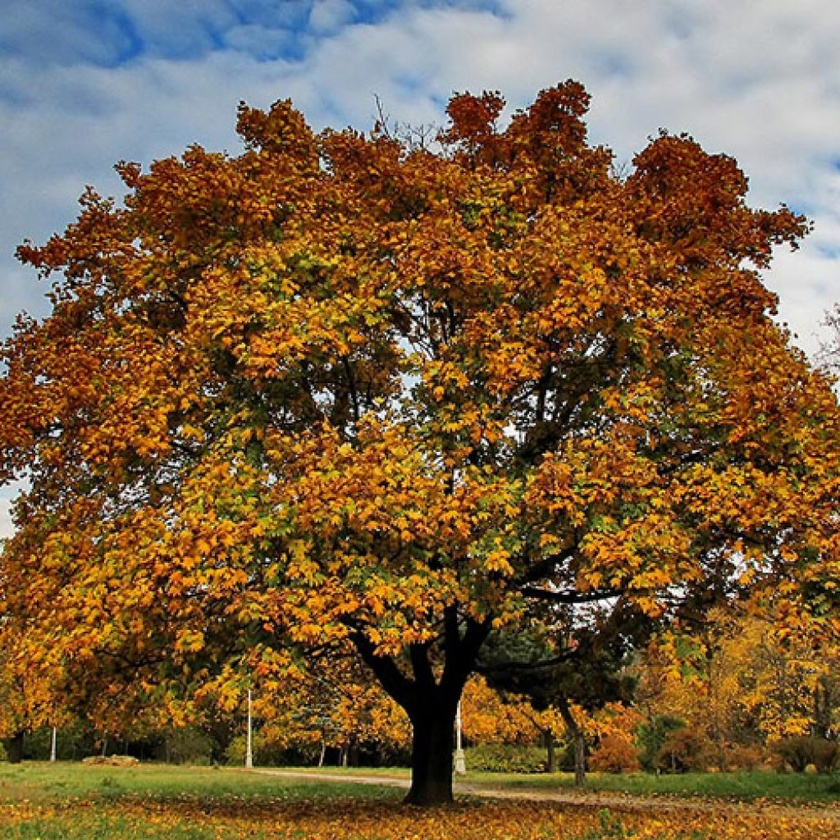
#> input picture task2/Photo1.jpg, 840 x 840 px, shrunk from 1024 x 1024 before the run
$ python swap.py
#> lines starting #> are read from the running program, lines starting #| are printed output that depends on the picture; after the words box and inside, x2 and y2 are one past the last pixel; in counts of white or black regions, pixels touching at a corner belong together
import argparse
from dataclasses import dataclass

import cv2
import numpy as np


# ============================================================
#  Константы и структуры данных
# ============================================================

@dataclass
class MaskParams:
    """
    Параметры пороговой маски в HSV.

    в OpenCV Hue лежит в диапазоне [0..179], Saturation/Value — [0..255].
    """
    h1: int
    h2: int
    s_min: int = 40
    v_min: int = 40


# ============================================================
#  Вспомогательные функции: ввод/вывод и безопасные преобразования
# ============================================================

def read_bgr(path: str) -> np.ndarray:
    """
    Считывает изображение с диска в формате BGR
    """
#> called with path = 'Photo1.jpg'
    img = cv2.imread(path, cv2.IMREAD_COLOR)
#> img is the input picture: shape (840, 840, 3); mean B, G, R 64.4, 95.1, 120.4
#> call 2 of read_bgr, with path = 'Photo2.jpg'
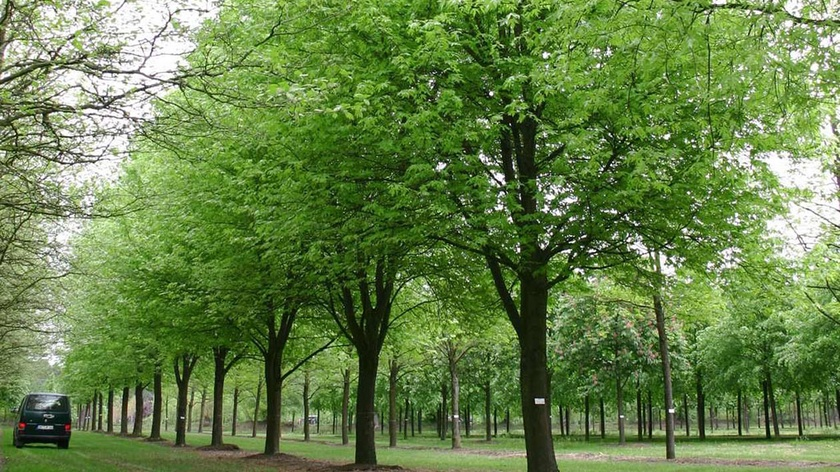
#> input picture task2/Photo2.jpg, 840 x 472 px, shrunk from 1024 x 576 before the run
#> in read_bgr, img is the input picture: shape (472, 840, 3); mean B, G, R 72.1, 129.3, 102.1
    if img is None:
        raise FileNotFoundError(f"Не удалось прочитать изображение: {path}")
    return img


def ensure_uint8(img: np.ndarray) -> np.ndarray:
    """
    Обрезает значения в [0..255] и приводит к uint8 (для сохранения изображений).
    """
    return np.clip(img, 0, 255).astype(np.uint8)


# ============================================================
#  Построение бинарных масок (HSV) и постобработка
# ============================================================

def hsv_mask(img_bgr: np.ndarray, params: MaskParams) -> np.ndarray:
    """
    Строит бинарную маску {0,255} по диапазону HSV.

    Поддерживается "оборачивающийся" диапазон по Hue (например, 170..179 и 0..10).
    """
    hsv = cv2.cvtColor(img_bgr, cv2.COLOR_BGR2HSV)
#> hsv: shape (840, 840, 3); mean H, S, V 35.7, 157.5, 127.7
    h, s, v = cv2.split(hsv)

    sv_ok = (s >= params.s_min) & (v >= params.v_min)
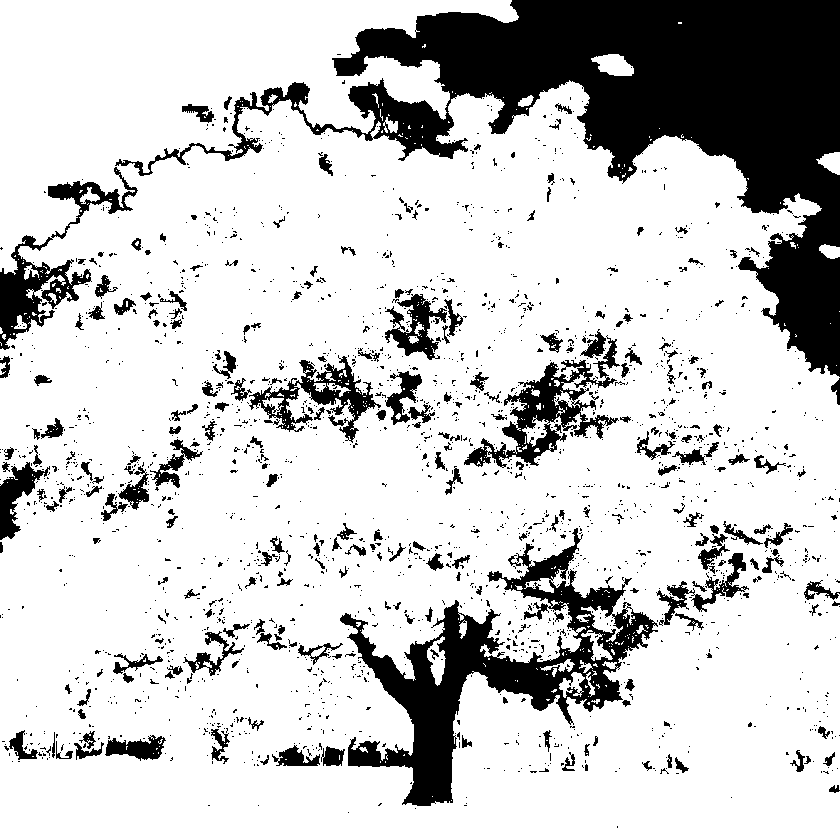
#> sv_ok: shape (840, 840) bool; 79.6% white; 2119 black regions (1863 under 20 px), largest, box (x1, y1, x2, y2) and area: (115, 0, 840, 377) 75177, (340, 528, 658, 806) 22390, (464, 335, 620, 468) 5328

    if params.h1 <= params.h2:
        h_ok = (h >= params.h1) & (h <= params.h2)
#> h_ok: shape (840, 840) bool; 77.4% white; 834 black regions (661 under 20 px), largest, box (x1, y1, x2, y2) and area: (0, 0, 840, 348) 135182, (350, 634, 476, 801) 3138, (654, 771, 840, 799) 2654
    else:
        # Оборачивание через 0 (wrap-around)
        h_ok = (h >= params.h1) | (h <= params.h2)

    return ((h_ok & sv_ok).astype(np.uint8) * 255)
#> returned value: shape (840, 840); 69.4% white; 2118 black regions (1854 under 20 px), largest, box (x1, y1, x2, y2) and area: (0, 0, 840, 377) 146929, (339, 528, 658, 806) 22931, (464, 335, 620, 478) 5547


def remove_sky_like(mask: np.ndarray, img_bgr: np.ndarray) -> np.ndarray:
    """
    Убирает из маски "похожее на небо/облака":
    яркие (V высокий) и области с низким S (с тусклым цветом).
    """
    hsv = cv2.cvtColor(img_bgr, cv2.COLOR_BGR2HSV)
    _, s, v = cv2.split(hsv)

    sky_like = (s < 35) & (v > 170)
#> sky_like: shape (840, 840) bool; 10.3% white; 687 white regions (580 under 20 px), largest, box (x1, y1, x2, y2) and area: (422, 0, 840, 376) 60851, (381, 104, 454, 157) 1250, (0, 464, 33, 539) 1098

    out = mask.copy()
    out[sky_like] = 0
    return out


def postprocess_mask(mask: np.ndarray, k_close: int = 9, k_open: int = 5) -> np.ndarray:
    """
    Морфологическая очистка маски:
    - CLOSE: заделывает дырки/разрывы
    - OPEN: удаляет мелкий шум
    """
#> called with k_close = 13, k_open = 7
    m = mask.copy()

    if k_close > 0:
        ker = cv2.getStructuringElement(cv2.MORPH_ELLIPSE, (k_close, k_close))
        m = cv2.morphologyEx(m, cv2.MORPH_CLOSE, ker, iterations=1)
#> m: shape (840, 840); 77.1% white; 23 black regions, largest, box (x1, y1, x2, y2) and area: (0, 0, 840, 368) 143531, (366, 606, 490, 806) 9662, (483, 657, 559, 711) 2179

    if k_open > 0:
        ker = cv2.getStructuringElement(cv2.MORPH_ELLIPSE, (k_open, k_open))
        m = cv2.morphologyEx(m, cv2.MORPH_OPEN, ker, iterations=1)
#> m: shape (840, 840); 77.1% white; 19 black regions, largest, box (x1, y1, x2, y2) and area: (0, 0, 840, 368) 143725, (356, 606, 559, 806) 12236, (0, 468, 34, 539) 1168

    return m


def feather_mask(mask: np.ndarray, blur: int = 17) -> np.ndarray:
    """
    Добавляет альфа канал, делает маску частично "прозрачной"
    - вход: {0,255}
    - выход: float в [0..1]
    """
#> called with blur = 21
    if blur % 2 == 0:
        blur += 1

    m = cv2.GaussianBlur(mask.astype(np.float32), (blur, blur), 0)
    return np.clip(m / 255.0, 0.0, 1.0)


# ============================================================
#  Цветовые преобразования
# ============================================================

def reinhard_transfer_lab_ab_only(
    src_bgr: np.ndarray,
    ref_bgr: np.ndarray,
    src_mask: np.ndarray,
    ref_mask: np.ndarray,
    *,
    strength: float = 1.0,
    eps: float = 1e-6,
) -> np.ndarray:
    """
    Перенос цветовой статистики Reinhard в пространстве Lab,
    но только по каналам a,b (цветность), без изменения яркости.


    strength:
      0   -> без изменений
      1.0 -> полный перенос статистики
    """
#> called with strength = 1.2, eps = 1e-06
    src_lab = cv2.cvtColor(src_bgr, cv2.COLOR_BGR2LAB).astype(np.float32)
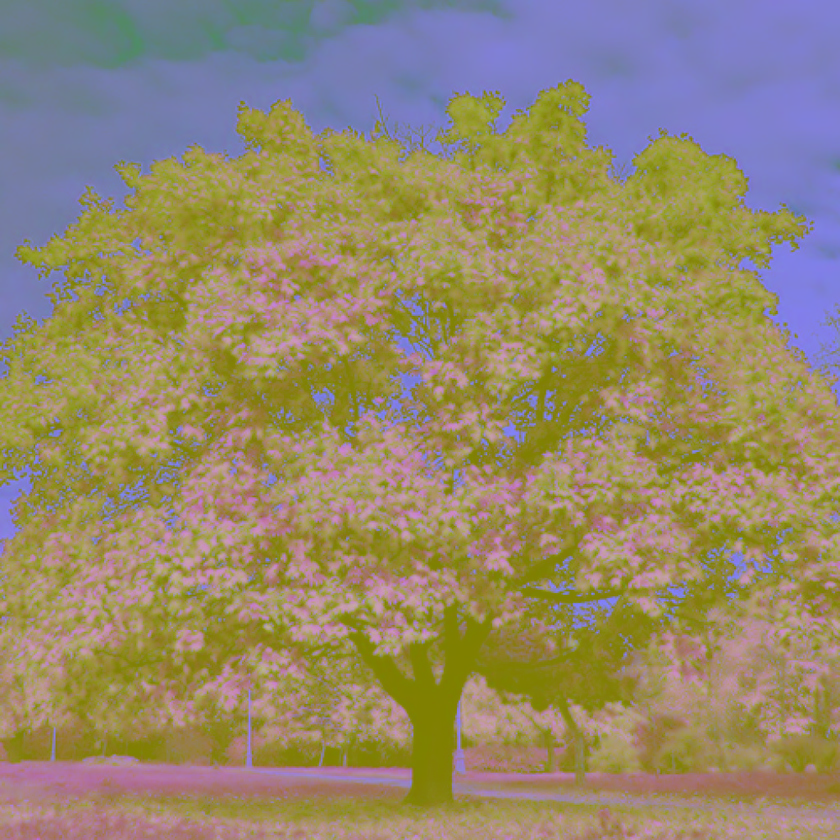
#> src_lab: shape (840, 840, 3) float32; mean B, G, R 106.9, 136.5, 149.3
    ref_lab = cv2.cvtColor(ref_bgr, cv2.COLOR_BGR2LAB).astype(np.float32)
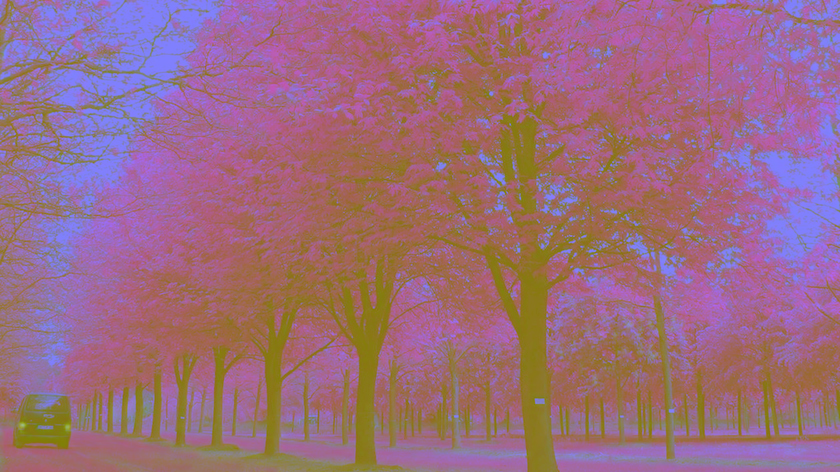
#> ref_lab: shape (472, 840, 3) float32; mean B, G, R 127.9, 108.2, 155.3

    sm = (src_mask > 0)
    rm = (ref_mask > 0)
#> rm: shape (472, 840) bool; 85.7% white; 75 black regions (23 under 20 px), largest, box (x1, y1, x2, y2) and area: (0, 0, 223, 276) 24223, (198, 287, 431, 472) 7880, (487, 248, 554, 472) 6083

    if sm.sum() < 1000:
        raise ValueError("Слишком маленькая маска источника (src_mask)")
    if rm.sum() < 1000:
        raise ValueError("Слишком маленькая маска референса (ref_mask)")

    out = src_lab.copy()

    # Только a и b, индексы 1 и 2
    for c in (1, 2):
        s_vals = src_lab[..., c][sm]
        r_vals = ref_lab[..., c][rm]

        s_mean, s_std = float(np.mean(s_vals)), float(np.std(s_vals))
        r_mean, r_std = float(np.mean(r_vals)), float(np.std(r_vals))

        s_std = max(s_std, eps)
        r_std = max(r_std, eps)

        transformed = (src_lab[..., c] - s_mean) / s_std * r_std + r_mean

        out[..., c] = np.where(
            sm,
            (1.0 - strength) * src_lab[..., c] + strength * transformed,
            src_lab[..., c],
        )
#> this loop made 2 passes
#> (s_mean, s_std, r_mean, r_std) on passes 1 to 2: (139.4, 10.81, 105.5, 7.47), (158.5, 15.73, 158.8, 10.01)
#> pass 1, in reinhard_transfer_lab_ab_only, `transformed = (src_lab[..., c] - s_mean) / s_std * r_std + r_mean`:
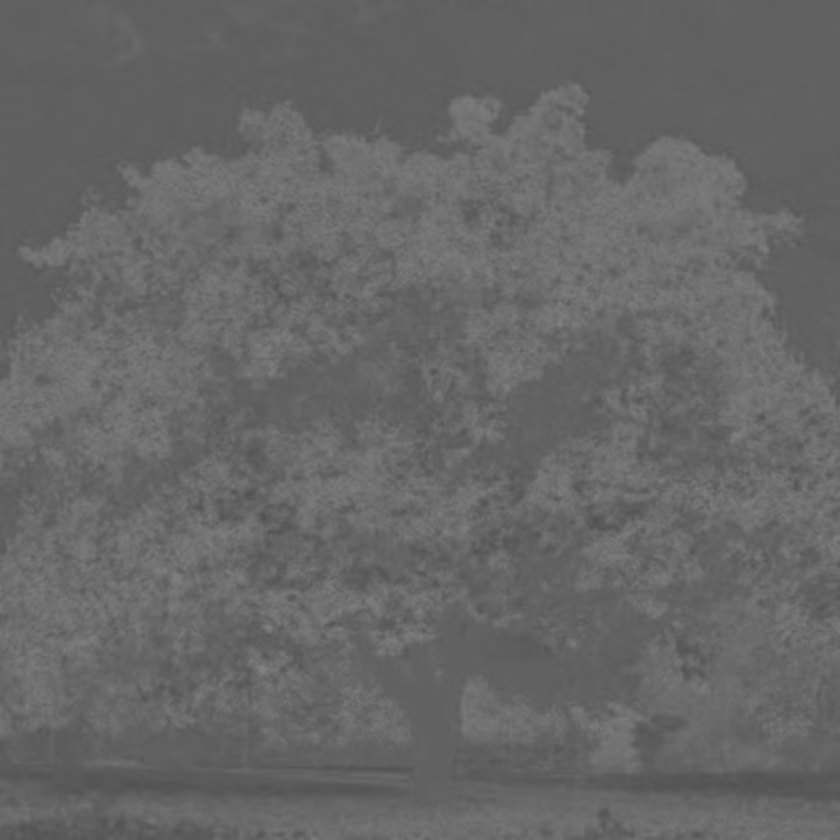
#> transformed: shape (840, 840) float32; min 81.08, max 131.5, mean 103.5
#> after the loop:
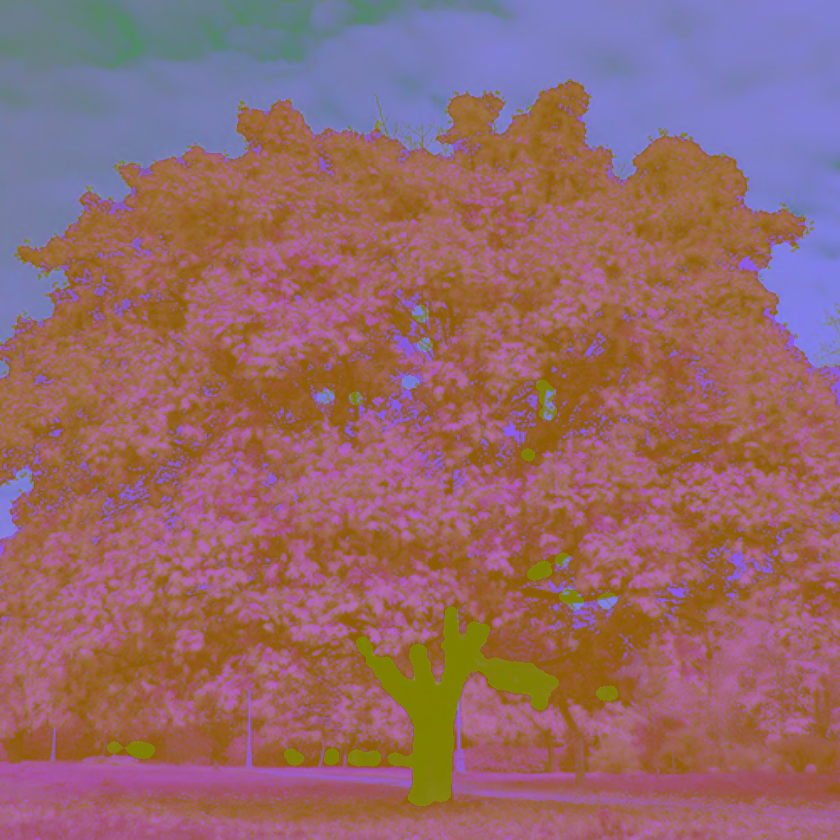
#> out: shape (840, 840, 3) float32; mean B, G, R 106.9, 105.2, 149.6

    out = np.clip(out, 0, 255).astype(np.uint8)
    return cv2.cvtColor(out, cv2.COLOR_LAB2BGR)
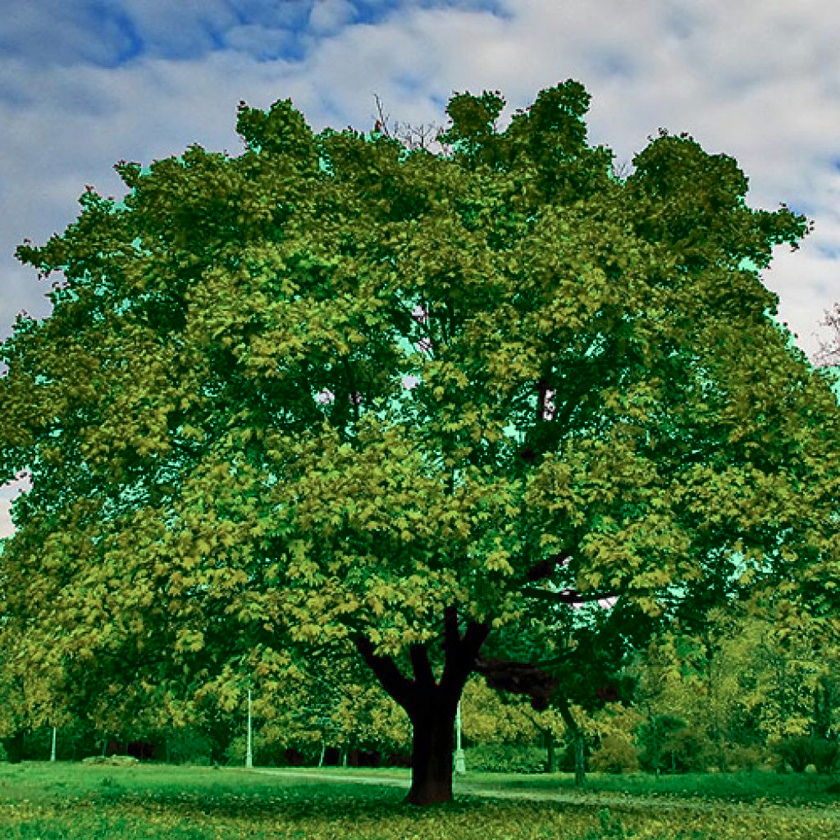
#> returned value: shape (840, 840, 3); mean B, G, R 64.7, 110.3, 71.1


def hsv_autumn_recolor(
    src_bgr: np.ndarray,
    leaf_mask: np.ndarray,
    hue_target: int,
    sat_boost: float,
    val_scale: float,
) -> np.ndarray:
    """
    Прямое перекрашивание листвы в "осенний" цвет в HSV.

    Алгоритм:
    - Hue ставим в заданный оттенок (примерно 15..25 — оранжевый),
    - Saturation усиливаем
    """
    hsv = cv2.cvtColor(src_bgr, cv2.COLOR_BGR2HSV).astype(np.float32)
    h, s, v = cv2.split(hsv)

    m = (leaf_mask > 0)

    # Hue: принудительно задаём осенний оттенок
    h[m] = float(hue_target)

    # S/V: усиливаем насыщенность и затемняем
    s[m] = np.clip(s[m] * sat_boost, 0, 255)
    v[m] = np.clip(v[m] * val_scale, 0, 255)

    hsv2 = cv2.merge([h, s, v]).astype(np.uint8)
    return cv2.cvtColor(hsv2, cv2.COLOR_HSV2BGR)


# ============================================================
#  Маски и альфа для двух направлений преобразования
# ============================================================

def build_leaf_alpha_for_summer_to_autumn(summer_bgr: np.ndarray) -> tuple[np.ndarray, np.ndarray]:
    """
    Строит маску листвы (зелёной) на летнем фото и соответствующую альфу для смешивания.

    Алгоритм:
    - базовая зеленая маска,
    - дополнительное расширение вниз/в тень (dilate + фильтр extra_ok),
    - усиление альфы внутри листвы, чтобы hue_target был заметен,
    - обнуление альфы на стволах (пиксели с низким S/V).
    """
    hsv = cv2.cvtColor(summer_bgr, cv2.COLOR_BGR2HSV)
    _, s, v = cv2.split(hsv)

    # 0) Базовая зелёная маска
    green0 = hsv_mask(summer_bgr, MaskParams(h1=35, h2=95, s_min=60, v_min=55))
    green0 = remove_sky_like(green0, summer_bgr)
    green0 = postprocess_mask(green0, k_close=9, k_open=7)

    ker = cv2.getStructuringElement(cv2.MORPH_ELLIPSE, (1, 1)) # параметр подобран вручную
    green_core = cv2.erode(green0, ker, iterations=1)

    # 2) расширяем маску, чтобы захватить нижнюю/теневую листву
    ker_d = cv2.getStructuringElement(cv2.MORPH_ELLIPSE, (7, 7))
    green_extra = cv2.dilate(green0, ker_d, iterations=1)

    # Оставляем в extra только "похожие на листья" пиксели
    extra_ok = (s >= 80) & (v >= 45)  # параметры подобраны вручную, чтобы захватить нижние листья
    green_extra = np.where(extra_ok, green_extra, 0).astype(np.uint8)

    # Итоговая маска листвы
    green = cv2.bitwise_or(green_core, green_extra)

    # 3) настройка альфа + усиление (чтобы цвет был заметнее)
    alpha = feather_mask(green, blur=11)
    alpha = np.clip(alpha * 1.8, 0.0, 1.0)

    # 4) Защита стволов/веток: где низкие S или V -> альфа = 0
    trunk_like = (s < 80) | (v < 45)
    alpha[trunk_like] = 0.0

    return green, alpha


def build_autumn_mask_on_photo1(autumn_bgr: np.ndarray) -> tuple[np.ndarray, np.ndarray]:
    """
    Строит маску осенней листвы на Photo1 (осень),
    а также альфу для смешивания (осень -> лето).
    """
    warm1 = hsv_mask(autumn_bgr, MaskParams(h1=0, h2=35, s_min=45, v_min=35))
    warm2 = hsv_mask(autumn_bgr, MaskParams(h1=36, h2=50, s_min=35, v_min=35))
    warm = cv2.bitwise_or(warm1, warm2)

    warm = remove_sky_like(warm, autumn_bgr)
    warm = postprocess_mask(warm, k_close=13, k_open=7)

    alpha = feather_mask(warm, blur=21)
    alpha = np.clip(alpha * 1.3, 0.0, 1.0)

    return warm, alpha


# ============================================================
#  Смешивание результатов
# ============================================================

def alpha_blend(base_bgr: np.ndarray, changed_bgr: np.ndarray, alpha: np.ndarray) -> np.ndarray:
    """
   Накладывает перекрашенный слой на исходник
    """
    a = alpha[..., None].astype(np.float32)
    out = base_bgr.astype(np.float32) * (1.0 - a) + changed_bgr.astype(np.float32) * a
    return ensure_uint8(out)


# ============================================================
#  CLI / Точка входа
# ============================================================

def main():
    parser = argparse.ArgumentParser(description="Season swap: Photo1(autumn)->Summer, Photo2(summer)->Autumn")
    parser.add_argument("--photo1", default="Photo1.jpg", help="Осеннее фото (по умолчанию: Photo1.jpg)")
    parser.add_argument("--photo2", default="Photo2.jpg", help="Летнее фото (по умолчанию: Photo2.jpg)")
    parser.add_argument("--out_summer", default="Summer.jpg", help="Выход: осень->лето (по умолчанию: Summer.jpg)")
    parser.add_argument("--out_autumn", default="Autumn.jpg", help="Выход: лето->осень (по умолчанию: Autumn.jpg)")
    parser.add_argument("--strength", type=float, default=1.2)
    parser.add_argument("--hue_target", type=int, default=18, help=" (оранжевый ~ 15..25)")
    parser.add_argument("--save_masks", action="store_true", help="Сохранить маски и альфа - маски для отладки")
    args = parser.parse_args()

    autumn = read_bgr(args.photo1)  # Photo1
    summer = read_bgr(args.photo2)  # Photo2

    # Маски/альфы
    autumn_mask, autumn_alpha = build_autumn_mask_on_photo1(autumn)
    summer_mask, summer_alpha = build_leaf_alpha_for_summer_to_autumn(summer)

    # Осень -> Лето
    autumn_changed = reinhard_transfer_lab_ab_only(
        src_bgr=autumn,
        ref_bgr=summer,
        src_mask=autumn_mask,
        ref_mask=summer_mask,
        strength=float(args.strength),
    )
    out_summer = alpha_blend(autumn, autumn_changed, autumn_alpha)
    cv2.imwrite(args.out_summer, out_summer)

    # Лето -> Осень (HSV перекраска листвы) ---
    summer_orange = hsv_autumn_recolor(
        src_bgr=summer,
        leaf_mask=summer_mask,
        hue_target=int(args.hue_target),
        sat_boost=1.65,
        val_scale=0.97,
    )
    out_autumn = alpha_blend(summer, summer_orange, summer_alpha)
    cv2.imwrite(args.out_autumn, out_autumn)

    # отладка
    if args.save_masks:
        cv2.imwrite("mask_autumn.png", autumn_mask)
        cv2.imwrite("mask_summer.png", summer_mask)
        cv2.imwrite("alpha_autumn.png", ensure_uint8(autumn_alpha * 255))
        cv2.imwrite("alpha_summer.png", ensure_uint8(summer_alpha * 255))

    print("Готово.")
    print(f"Сохранено: {args.out_summer}")
    print(f"Сохранено: {args.out_autumn}")


if __name__ == "__main__":
    main()
